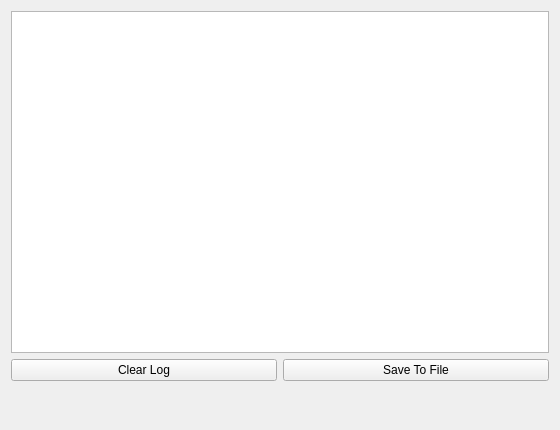
<?xml version="1.0" encoding="UTF-8"?>
<ui version="4.0">
 <class>LogWindow</class>
 <widget class="QWidget" name="LogWindow">
  <property name="geometry">
   <rect>
    <x>0</x>
    <y>0</y>
    <width>560</width>
    <height>430</height>
   </rect>
  </property>
  <property name="windowTitle">
   <string>Form</string>
  </property>
  <layout class="QVBoxLayout" name="verticalLayout_2">
   <item>
    <layout class="QVBoxLayout" name="verticalLayout">
     <item>
      <widget class="LogViewer" name="logViewer">
       <property name="acceptDrops">
        <bool>false</bool>
       </property>
       <property name="readOnly">
        <bool>true</bool>
       </property>
      </widget>
     </item>
     <item>
      <layout class="QHBoxLayout" name="horizontalLayout">
       <item>
        <widget class="QPushButton" name="clearButton">
         <property name="text">
          <string>Clear Log</string>
         </property>
        </widget>
       </item>
       <item>
        <widget class="QPushButton" name="saveButton">
         <property name="text">
          <string>Save To File</string>
         </property>
        </widget>
       </item>
      </layout>
     </item>
     <item>
      <widget class="LogStatusBar" name="logStatusBar" native="true">
       <property name="minimumSize">
        <size>
         <width>0</width>
         <height>32</height>
        </size>
       </property>
      </widget>
     </item>
    </layout>
   </item>
  </layout>
 </widget>
 <customwidgets>
  <customwidget>
   <class>LogViewer</class>
   <extends>QPlainTextEdit</extends>
   <header>logviewer/logviewer.h</header>
  </customwidget>
  <customwidget>
   <class>LogStatusBar</class>
   <extends>QWidget</extends>
   <header>logviewer/logstatusbar.h</header>
   <container>1</container>
  </customwidget>
 </customwidgets>
 <resources/>
 <connections/>
</ui>
